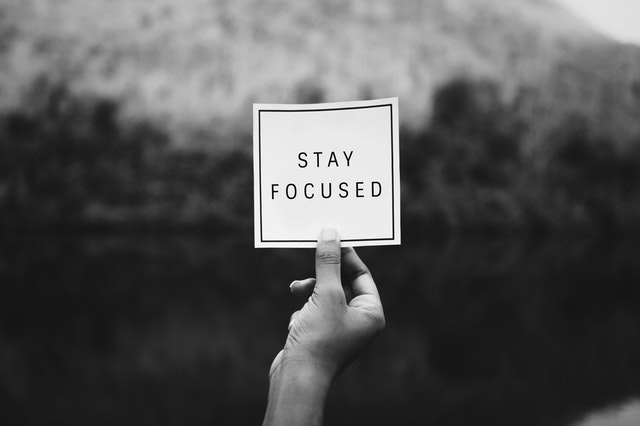
#> input picture all final/test3.jpeg, 640 x 426 px
$ jupyter execute 'Histogram equalize.ipynb'   (shell and % lines are left out)
#> lines starting #> are read from the running program, lines starting #| are printed output that depends on the picture
[cell 1]
import numpy as np
import cv2
import matplotlib.pyplot as plt

[cell 2]
img = cv2.imread("test3.jpeg",cv2.IMREAD_COLOR)
#> img is the input picture: shape (426, 640, 3); min 0, max 255, mean 84.3
img.shape
#> Out = (426, 640, 3)

[cell 3]
img = np.array(img)
img[:,:,0],img[:,:,2] = np.array(img[:,:,2]), np.array(img[:,:,0])

[cell 4]
img = 0.3 * img[:,:,0] + 0.59 * img[:,:,1] + 0.11 * img[:,:,2]
#> img: shape (426, 640) float64
img.shape
#> Out = (426, 640)

[cell 5]
img

[cell 6]
plt.imshow(img, cmap="gray")

[cell 7]
img = img.astype(int)
temp = img

[cell 8]
dim = img.shape
#> dim = (426, 640)
img

[cell 9]
def histogram(img):
    dim = img.shape
#> dim = (426, 640)
    freq = [0.0] * 256
    for i in range(dim[0]):
        for j in range(dim[1]):
            freq[ img[i][j] ] += 1
    freq = np.array(freq)/(dim[0]*dim[1])

    cummsum = [0.0] * 256
    for i in range(256):
        cummsum[i] = np.sum(freq[:i+1])

    return cummsum

[cell 10]
cumu = histogram(img)
#> cumu = 256 values, max 1 at index 255, min 0.000414 at index 0, mean 0.671
# cumu

[cell 11]
cdf = [ cumu[i]*256 for i in range(256) ]
#> cdf = 256 values, max 256 at index 255, min 0.106 at index 0, mean 171.9
cdf = np.array(cdf).astype(int)
#> cdf = 256 values from 0 to 256
y = np.zeros(dim)
for i in range(dim[0]):
    for j in range(dim[1]):
        y[i][j] = cdf[img[i][j]]
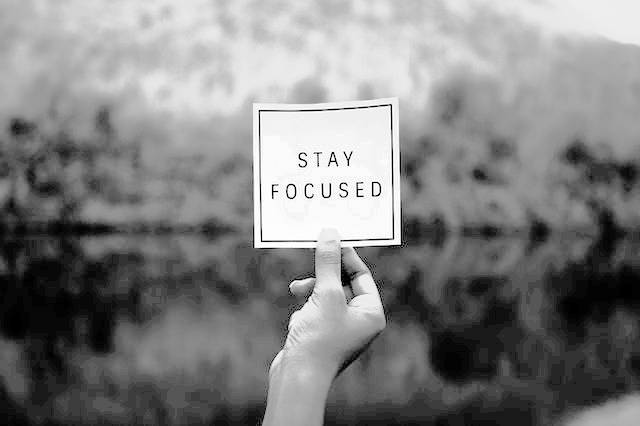
#> y: shape (426, 640) float64; min 0, max 256, mean 130.1; drawn with min black and max white

[cell 12]
plt.imshow(img, cmap="gray", label="Original")

[cell 13]
plt.imshow(y, cmap = "gray", label="Transformed")

[cell 14]
plt.plot(cumu)
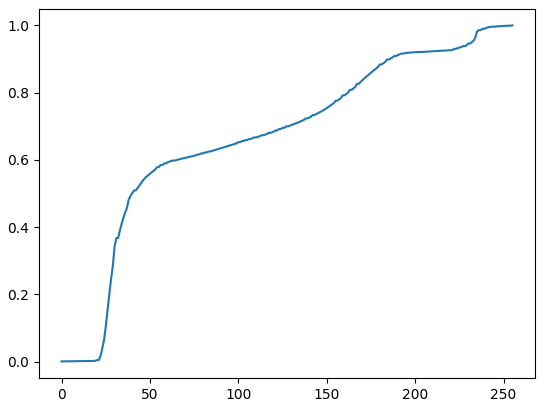
#> figure drawn by matplotlib, 1 panel; curve peaks at x = 255, y = 1

$ run again, with all final/test2.jpeg copied over all final/test3.jpeg
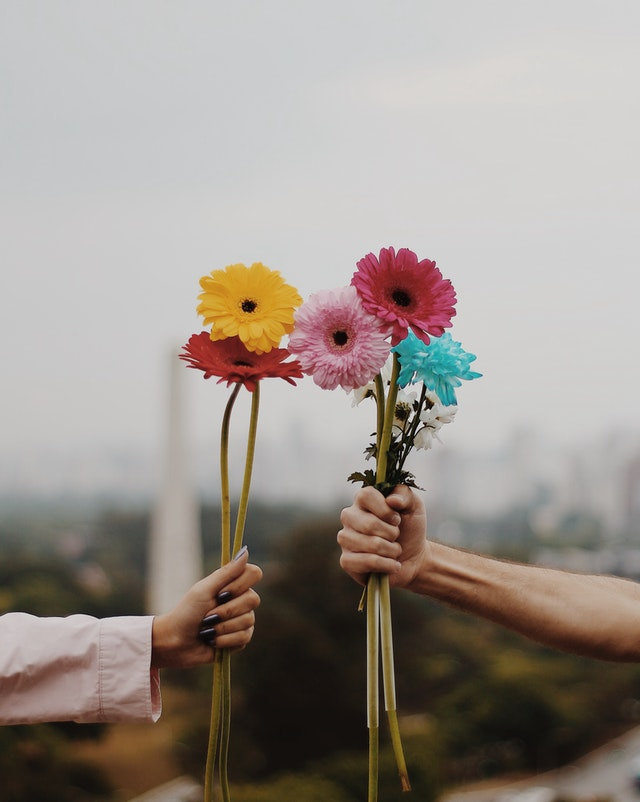
#> input picture all final/test2.jpeg, 640 x 802 px
#> img is the input picture: shape (802, 640, 3); mean B, G, R 140.1, 146.9, 155.4
#> cumu = 256 values, max 1 at index 255, min 4.87e-05 at index 0, mean 0.421
#> `cdf = [ cumu[i]*256 for i in range(256) ]`: cdf = 256 values, max 256 at index 255, min 0.0125 at index 0, mean 107.7
#> `cdf = np.array(cdf).astype(int)`: cdf = 256 values from 0 to 256
#> after the loop `for i in range(dim[0]):`:
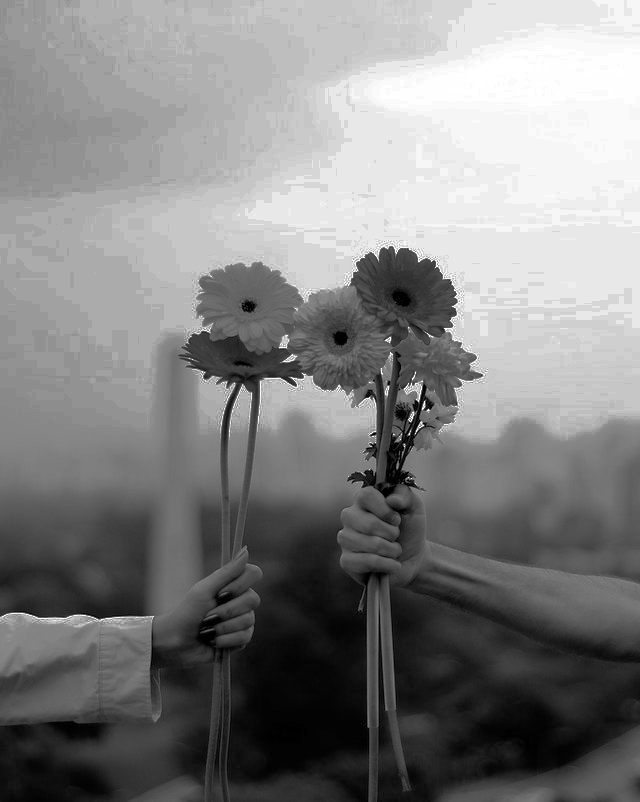
#> y: shape (802, 640) float64; min 0, max 255, mean 129.7
#> `[cell 14] plt.plot(cumu)`:
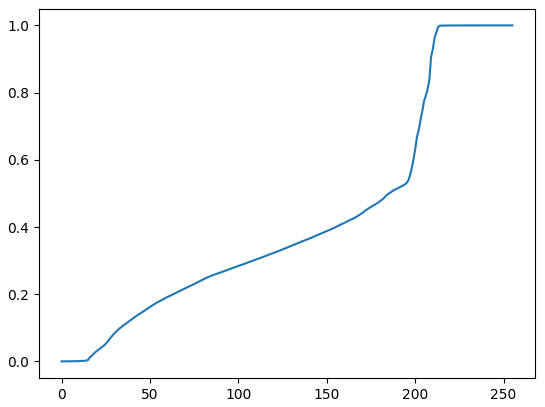
#> figure drawn by matplotlib, 1 panel; curve peaks at x = 255, y = 1

$ run again, with all final/gaussian.jpeg copied over all final/test3.jpeg
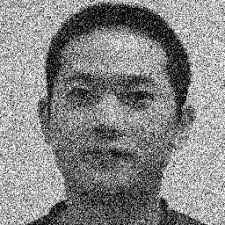
#> input picture all final/gaussian.jpeg, 225 x 225 px
#> img is the input picture: shape (225, 225, 3); min 0, max 255, mean 134.4
#> cumu = 256 values, max 1 at index 255, min 0.0158 at index 0, mean 0.476
#> `cdf = [ cumu[i]*256 for i in range(256) ]`: cdf = 256 values, max 256 at index 255, min 4.05 at index 0, mean 121.9
#> `cdf = np.array(cdf).astype(int)`: cdf = 256 values from 4 to 256
#> after the loop `for i in range(dim[0]):`:
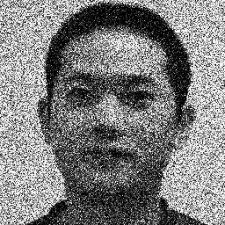
#> y: shape (225, 225) float64; min 4, max 256, mean 128.3; drawn with min black and max white
#> `[cell 14] plt.plot(cumu)`:
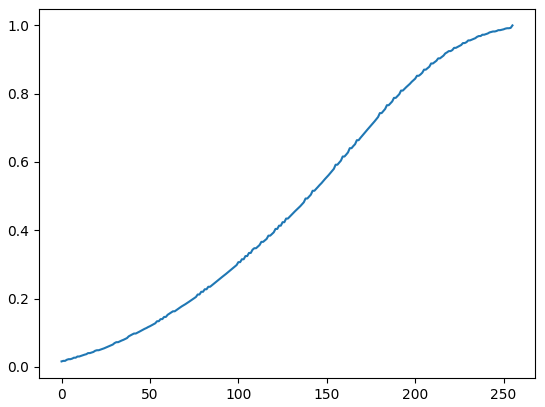
#> figure drawn by matplotlib, 1 panel; curve peaks at x = 255, y = 1
